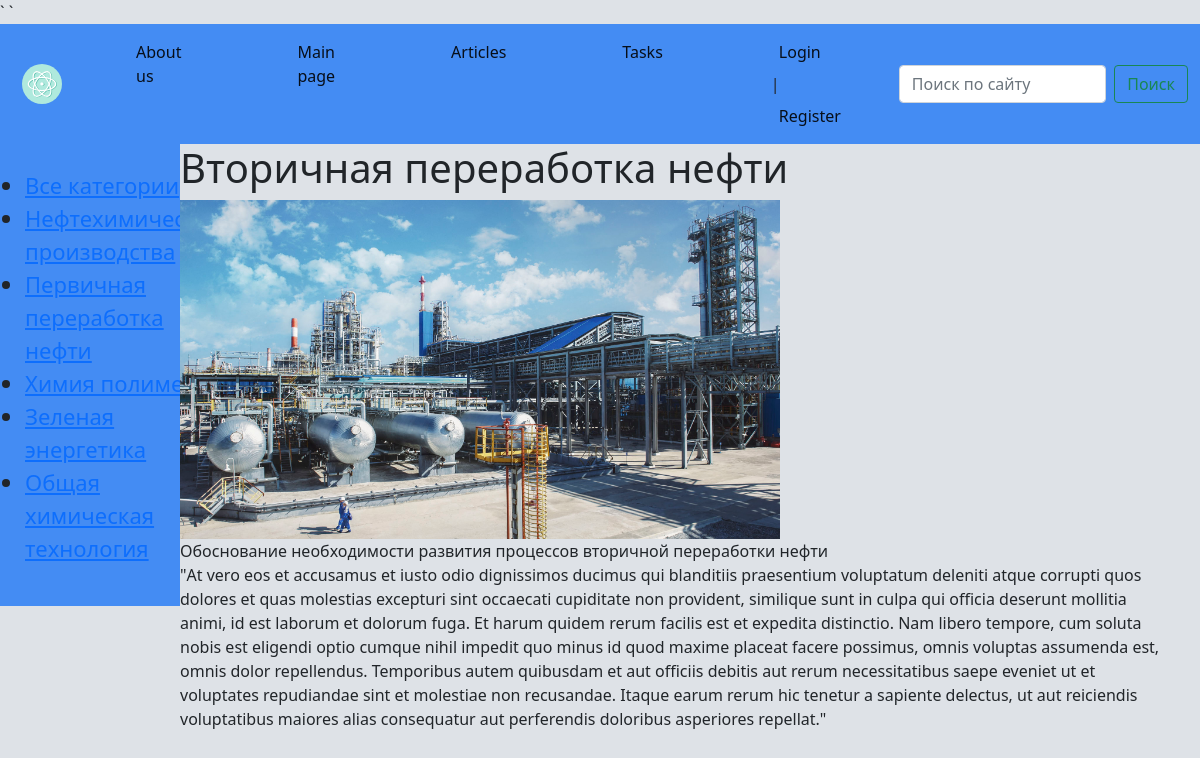
The page /post/Vtorichnaya_pererabotka_nefty/ on the database its author committed.
### basicchem/models.py (models this page shows, shortened)
class Category(models.Model):
    name = models.CharField(max_length=255, db_index=True)
    slug = models.SlugField(max_length=255, unique=True, db_index=True, verbose_name='URL')
    def get_absolute_url(self):
        return reverse('category', kwargs={'cat_slug': self.slug})

class Basicchem(models.Model):
    title = models.CharField(max_length=255)
    content = models.TextField(blank=True)
    slug = models.SlugField(max_length=255, unique=True, db_index=True, verbose_name='URL')
    photo = models.ImageField(upload_to='photos')
    time_create = models.DateTimeField(auto_now_add=True)
    time_update = models.DateTimeField(auto_now=True)
    is_published = models.BooleanField(default=True)
    cat = models.ForeignKey('Category', on_delete=models.PROTECT, null=True)
    def __str__(self):
        return self.title
    class Meta:
       ordering = ['title']

### basicchem/views.py (the view)
# urls.py: path('post/<slug:post_slug>/', ShowPost.as_view(), name='post'),
class ShowPost(DataMixin, DetailView):
    model = Basicchem
    template_name = 'Basicchem/post.html'
    slug_url_kwarg = 'post_slug'
    context_object_name = 'post'
    def get_context_data(self, **kwargs):
        context = super().get_context_data(**kwargs)
        c_def = self.get_user_context(title=context['post'])
        return dict(list(context.items()) + list(c_def.items()))

### basicchem/utils.py (called while the page is built)
    def get_user_context(self, **kwargs):
            context = kwargs
            cats = Category.objects.all()
            user_menu = menu.copy()
            if not self.request.user.is_authenticated:
                    user_menu.pop(4)
            context['menu'] = user_menu
            context['cats'] = cats
            return context

### basicchem/templates/Basicchem/post.html
{%  extends 'Basicchem/base.html' %}
{%  block content %}
<h1>{{ post.title }}</h1>
{%  if post.photo %}
  <img style="max-width: 600px; height: auto" src="{{post.photo.url}}">
{% endif %}
    {{ post.content|linebreaks  }}
{% endblock content %}

### basicchem/templates/Basicchem/base.html (shortened to what this page needs)
{% load static %}
<!DOCTYPE html>
<html lang="RU-EN">
<head>
    <link type="text/css" href="{% static 'basicchem/css/CSSbase1.css' %}" rel="stylesheet" />
	<link href="https://cdn.jsdelivr.net/npm/bootstrap@5.0.2/dist/css/bootstrap.min.css" rel="stylesheet">
</head>
<body  style="background-color: #DEE2E7;">
<div>
		<nav class="navbar navbar-expand-lg navbar-light" style="background-color: #448CF3;">
			<div class="container-fluid">
				<a class="navbar-brand" href="{% url 'home' %}"><img class = "navbarbrand" src="{% static 'basicchem/images/icon.svg' %}"> </a>
				<div class="collapse navbar-collapse" id="navbarSupportedContent">
                    {% block mainmenu %}
                    <ul class="navbar-nav me-auto mb-2 mb-lg-0">
						{% for m in menu %}
                        <li class="nav-item">
							<a class="nav-link active" aria-current="page" href="{%  url m.url_name %}">{{ m.title }}</a>
						</li>
                        {% endfor %}
                        {% if request.user.is_authenticated %}
                        <li class="nav-item" class="nav-link active" aria-current="page"> {{ user.username }}</li> | <a class="nav-link active" aria-current="page" href ="{% url 'logout' %}"> Logout</a>
					    {% else %}
					    <li class="nav-item"><a class="nav-link active" aria-current="page" href="{% url 'login' %}"> Login</a> | <a class="nav-link active" aria-current="page" href ="{% url 'registration' %}"> Register</a>
                        </li>
                        {% endif %}
                    </ul>
                    {% endblock mainmenu %}
					<form class="d-flex">
						<input class="form-control me-2" type="search" placeholder="Поиск по сайту" aria-label="Search">
						<button class="btn btn-outline-success" type="submit">Поиск</button>
					</form>
				</div>
			</div>
		</nav>
<div class="wrapper">
    <nav id="sidebar">
        <ul class="list-unstyledcomponents">
{% if cat_selected == 0 %}
            <li class="selected">Все категории</li>
{% else %}
            <li><a href={%  url "home" %}>Все категории</a></li>
{% endif %}
{% for c in cats %}
        {% if cat_selected == 0 %}
            <li class="selected">{{ c.name }}</li>
        {% else %}
            <li><a href="{{ c.get_absolute_url }}">{{ c.name }}</a></li>
        {% endif %}
{% endfor %}
        </ul>
    </nav>
</div>
    <div style="margin-left: 15%; margin-right: 2%">
        {% block content %}
        {% endblock content %}
    </div>
</body>
</html>

### basicchem/static/basicchem/css/CSSbase1.css (style rules this page uses)
.wrapper { display: flex; align-items: stretch; background: #448CF3; width: 15%; float: left; }
.navbarbrand { width: 50px; height: 50px; padding-left: 10px; }
.nav-item { padding-right: 50px; padding-left: 50px; }
#sidebar { min-width: 250px; max-width: 250px; min-height: 100%; }
img { max-width: 600px; height: auto; }
.list-unstyledcomponents { padding: 25px 25px 25px 25px; font-size: 22px; }

### rows shown on the page
Category: name "Нефтехимические производства"
Category: name "Первичная переработка нефти"
Category: name "Химия полимеров"
Category: name "Зеленая энергетика"
Category: name "Общая химическая технология"
Basicchem: title "Вторичная переработка нефти", photo (picture), content "Обоснование необходимости развития процессов вторичной переработки нефти \"At vero eos et accusamus et iusto odio dignissimos ducimus qui blanditiis praesentium voluptatum deleniti atque corrupti quos dolores et quas molestias excepturi sint occaecati cupiditate non provident, similique sunt in culpa qui officia deserunt mollitia animi, id est laborum et dolorum fuga. Et harum quidem rerum facilis est et expedita distinctio. Nam libero tempore, cum soluta nobis est eligendi optio cumque nihil impedit quo minus id quod maxime placeat facere possimus, omnis voluptas assumenda est, omnis dolor repellendus. Temporibus autem quibusdam et aut officiis debitis aut rerum necessitatibus saepe eveniet…"

### other values the page prints
{{ m.title }} "About us" "Main page" "Articles" "Tasks"
